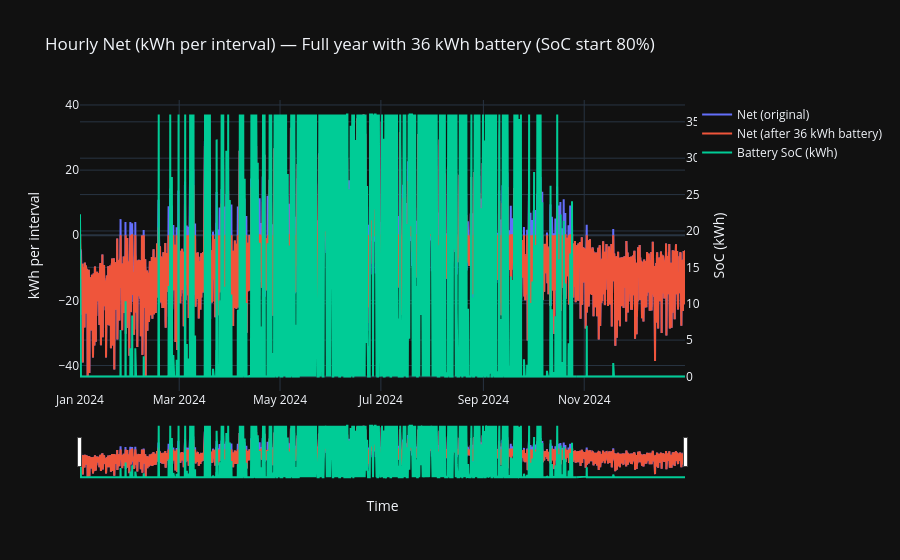

The code cell stored with this chart in its notebook:
### Code cell
# Full-year battery simulation on hourly net energy (kWh per interval)
# Uses: systems, pd, np, go, TZ

BATTERY_KWH = 36.0
SOC0_FRAC   = 0.80         # start at 80% SoC
ETA_RT      = 0.90         # round-trip efficiency

# 1) Time index → local-naive
t = pd.to_datetime(systems.index)
if getattr(t, "tz", None) is not None:
    t = t.tz_convert(TZ).tz_localize(None)
sys_ = systems.copy(); sys_.index = t

# 2) Hourly net energy per interval (kWh): + surplus, - deficit
prod_col, grid_in_col = "Produktion", "El kWh"
net_e = (sys_[prod_col] - sys_[grid_in_col]).rename("net_kWh")

# 3) Battery simulation (single fixed-capacity pack)
def simulate_battery(e_kwh: pd.Series, cap_kwh: float, soc0_frac: float, eta_rt: float):
    """Return residual net after storage (Series) and SoC path (Series), same index as input."""
    eta = np.sqrt(eta_rt)
    idx = e_kwh.index
    e = e_kwh.to_numpy(dtype=float)

    residual = np.zeros_like(e)
    soc = np.zeros_like(e)
    soc_now = soc0_frac * cap_kwh

    for i, x in enumerate(e):
        # Charge (surplus)
        if x >= 0.0:
            room = cap_kwh - soc_now
            charge_in = min(x * eta, room)  # effective energy stored
            spill = x * eta - charge_in     # leftover (still export)
            soc_now += charge_in
            residual[i] = spill / eta       # convert back to grid terms
        # Discharge (deficit)
        else:
            need = -x
            deliverable = min(soc_now * eta, need)  # grid-received energy
            soc_now -= deliverable / eta
            unmet = need - deliverable             # remaining import
            residual[i] = -unmet
        soc[i] = soc_now

    return pd.Series(residual, index=idx, name="net_after_batt_kWh"), pd.Series(soc, index=idx, name="SoC_kWh")

net_after, soc_path = simulate_battery(net_e, BATTERY_KWH, SOC0_FRAC, ETA_RT)

# 4) Plot full-year: original vs after-battery (+ SoC on y2)
fig = go.Figure()
fig.add_scatter(x=net_e.index, y=net_e.values, name="Net (original)", mode="lines")
fig.add_scatter(x=net_after.index, y=net_after.values, name=f"Net (after {BATTERY_KWH:.0f} kWh battery)", mode="lines")
fig.add_scatter(x=soc_path.index, y=soc_path.values, name="Battery SoC (kWh)", mode="lines", yaxis="y2")

fig.update_layout(
    title=f"Hourly Net (kWh per interval) — Full year with {BATTERY_KWH:.0f} kWh battery (SoC start {SOC0_FRAC:.0%})",
    hovermode="x unified",
    xaxis=dict(title="Time", rangeslider=dict(visible=True)),
    yaxis=dict(title="kWh per interval"),
    yaxis2=dict(title="SoC (kWh)", overlaying="y", side="right")
)
fig.show()

# Optional quick stats (print):
total_import_before = -net_e[net_e < 0].sum()
total_import_after  = -net_after[net_after < 0].sum()
print(f"Grid import reduction: {(total_import_before - total_import_after):.1f} kWh "
      f"({(1 - total_import_after/total_import_before)*100:.1f}%) over the period.")

### Figure 1 — Plotly figure (JSON) as saved in the notebook; plotly's stock layout.template omitted (floating-point values rounded to 4 significant figures; data arrays with more than 128 entries replaced by an {"elided": "..."} marker saying what was removed)
{"data": [{"mode": "lines", "name": "Net (original)", "x": {"elided": "8783 str values"}, "y": {"elided": "8783 float values"}, "type": "scatter"}, {"mode": "lines", "name": "Net (after 36 kWh battery)", "x": {"elided": "8783 str values"}, "y": {"elided": "8783 float values"}, "type": "scatter"}, {"mode": "lines", "name": "Battery SoC (kWh)", "x": {"elided": "8783 str values"}, "y": {"elided": "8783 float values"}, "yaxis": "y2", "type": "scatter"}], "layout": {"xaxis": {"rangeslider": {"visible": true}, "title": {"text": "Time"}}, "yaxis2": {"title": {"text": "SoC (kWh)"}, "overlaying": "y", "side": "right"}, "title": {"text": "Hourly Net (kWh per interval) — Full year with 36 kWh battery (SoC start 80%)"}, "hovermode": "x unified", "yaxis": {"title": {"text": "kWh per interval"}}}}
